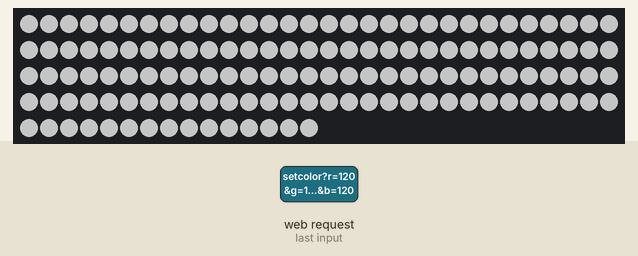
Simulated run of this sketch. Board: ESP32. Parts: 135 RGB LEDs in strip order, left to right, continuing on the next row. The test bench sets the inputs (shaded band). Dim RGB values are drawn brighter than linear; WiFi joins after 1.5 s; servers stay silent unless stated; what the sketch prints to the serial monitor is not drawn.

2.8 s: HTTP request GET /setcolor?r=1&g=1&b=1 received
4.3 s: HTTP request GET /setcolor?r=120&g=120&b=120 received
Above: at 5.2 s.
Timing chart, 0 to 7.3 s (numbered marks = the images above; inputs shaded):
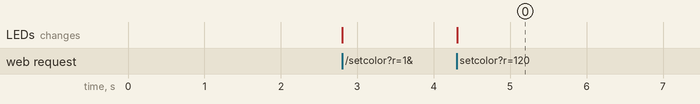

Measured:
- after the input at 4.3 s, the LEDs: change at once (image 0)

The sketch:

LED_Strip_Control.ino
```cpp
#include <FastLED.h>
#include <WiFi.h>
#include <WebServer.h>

#define LED_PIN     38
#define NUM_LEDS    135
#define BRIGHTNESS  200
#define LED_TYPE    WS2811
#define COLOR_ORDER GRB
CRGB leds[NUM_LEDS];

#define WIFI_SSID "Axiometa" // Replace with your WiFi SSID
#define WIFI_PASS "Axiometa" // Replace with your WiFi Password

WebServer server(80);

uint8_t red = 0;
uint8_t green = 0;
uint8_t blue = 0;

// HTML for the web interface
const char htmlPage[] = R"rawliteral(
<!DOCTYPE html>
<html>
<head>
    <title>RGB LED Control</title>
    <style>
        body { font-family: Arial; text-align: center; }
        input[type=range] { width: 80%; }
    </style>
</head>
<body>
    <h1>RGB LED Control</h1>
    <label for="red">Red</label><br>
    <input type="range" id="red" name="red" min="0" max="255" oninput="updateColor()"><br><br>
    <label for="green">Green</label><br>
    <input type="range" id="green" name="green" min="0" max="255" oninput="updateColor()"><br><br>
    <label for="blue">Blue</label><br>
    <input type="range" id="blue" name="blue" min="0" max="255" oninput="updateColor()"><br><br>
    <script>
        function updateColor() {
            let r = document.getElementById('red').value;
            let g = document.getElementById('green').value;
            let b = document.getElementById('blue').value;
            let xhttp = new XMLHttpRequest();
            xhttp.open("GET", `/setcolor?r=${r}&g=${g}&b=${b}`, true);
            xhttp.send();
        }
    </script>
</body>
</html>
)rawliteral";

void setup() {
    // Initialize FastLED
    FastLED.addLeds<LED_TYPE, LED_PIN, COLOR_ORDER>(leds, NUM_LEDS).setCorrection(TypicalLEDStrip);
    FastLED.setBrightness(BRIGHTNESS);

    // Initialize serial monitor
    Serial.begin(115200);

    // Connect to WiFi
    WiFi.begin(WIFI_SSID, WIFI_PASS);
    Serial.print("Connecting to WiFi...");
    while (WiFi.status() != WL_CONNECTED) {
        delay(500);
        Serial.print(".");
    }
    Serial.println("\nConnected to WiFi.");
    Serial.print("IP Address: ");
    Serial.println(WiFi.localIP());

    // Setup web server routes
    server.on("/", HTTP_GET, []() {
        server.send(200, "text/html", htmlPage);
    });

    server.on("/setcolor", HTTP_GET, []() {
        if (server.hasArg("r") && server.hasArg("g") && server.hasArg("b")) {
            red = server.arg("r").toInt();
            green = server.arg("g").toInt();
            blue = server.arg("b").toInt();
            fill_solid(leds, NUM_LEDS, CRGB(red, green, blue));
            FastLED.show();
            server.send(200, "text/plain", "Color updated");
        } else {
            server.send(400, "text/plain", "Missing parameters");
        }
    });

    // Start the web server
    server.begin();
    Serial.println("Web server started.");
    Serial.println("Access the server at your ESP32's IP address.");
}

void loop() {
    server.handleClient();
}
```
